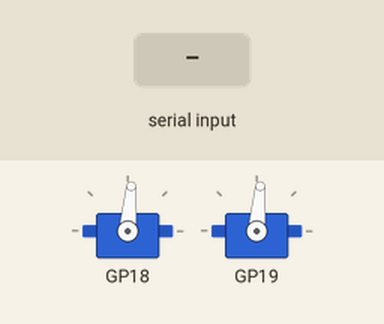
Recording of a program running on a simulated Raspberry Pi Pico running MicroPython. Parts: 2 × servo. The inputs (shaded band) are chosen by the test bench. Servo angles are drawn from the pulse width (0.5 ms = 0°, 2.5 ms = 180°); what the program prints to the serial console is not drawn.

Above: at 1.2 s.
1.3 s: "fl" typed at the serial console, then Enter
At 1.8 s:
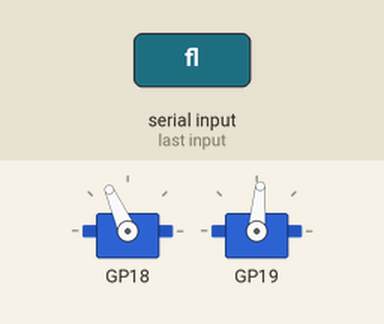
2.8 s: "fr" typed at the serial console, then Enter
At 4.0 s:
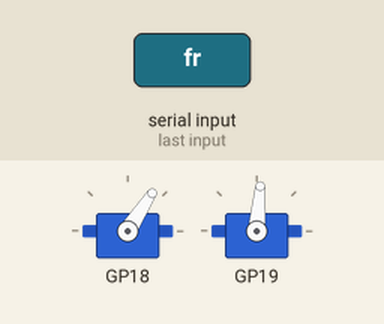
4.3 s: "fu" typed at the serial console, then Enter
At 5.3 s:
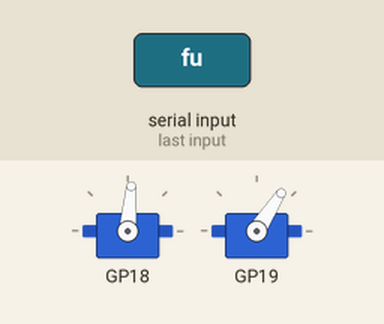
5.8 s: "fd" typed at the serial console, then Enter
At 6.4 s:
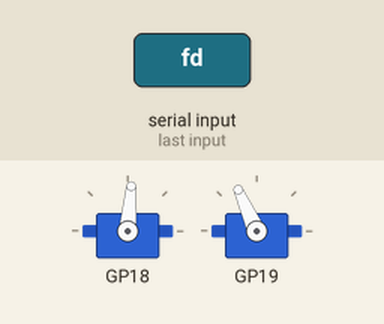
7.3 s: "flu" typed at the serial console, then Enter
At 7.6 s:
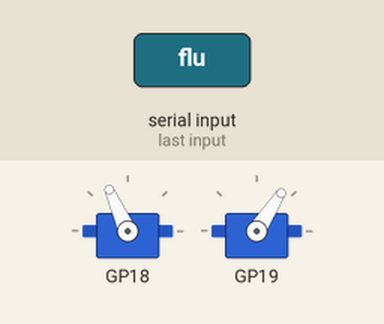
8.8 s: "fru" typed at the serial console, then Enter
At 9.9 s:
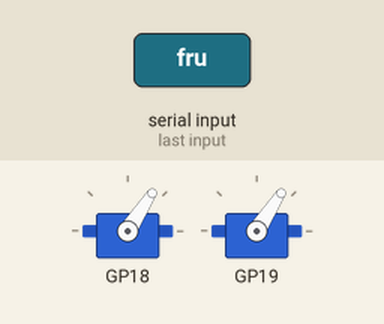
Timing chart, 0 to 11.3 s (numbered marks = the images above; inputs shaded):
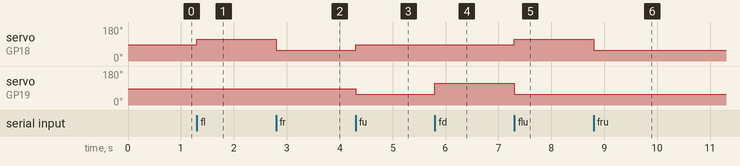

Measured:
- after the input at 1.3 s, servo on GP18: 85° → 114° at once
- after the input at 2.8 s, servo on GP18: 114° → 57° at once
- after the input at 4.3 s, servo on GP18: 57° → 85° at once; servo on GP19: 85° → 57° at once
- after the input at 5.8 s, servo on GP19: 57° → 114° at once
- after the input at 7.3 s, servo on GP18: 85° → 114° at once; servo on GP19: 114° → 57° at once
- after the input at 8.8 s, servo on GP18: 114° → 57° at once

The program:

12_servo_06.py
```python
from servo_class import ServoMotor

servoLR=ServoMotor(18)
servoUD=ServoMotor(19)

servoLR.setAngle(90)
servoUD.setAngle(90)

cmd_menu = '''
    fl: face left
    fr: face right
    ff: face forward
    fu: face up
    fd: face down
    flu: face left upward
    fru: face right upward
    fld: face left down
    frd: face right down
    >> '''
while True:
    cmd = input(cmd_menu)
    print(cmd)

    if cmd=='fl':
        servoLR.setAngle(120)
        servoUD.setAngle(90)
    elif cmd=='fr':
        servoLR.setAngle(60)
        servoUD.setAngle(90)
    elif cmd=='ff':
        servoLR.setAngle(90)
        servoUD.setAngle(90)
    elif cmd=='fu':
        servoLR.setAngle(90)
        servoUD.setAngle(60)
    elif cmd=='fd':
        servoLR.setAngle(90)
        servoUD.setAngle(120)
    elif cmd=='flu':
        servoLR.setAngle(120)
        servoUD.setAngle(60)
    elif cmd=='fru':
        servoLR.setAngle(60)
        servoUD.setAngle(60)
    elif cmd=='fld':
        servoLR.setAngle(120)
        servoUD.setAngle(120)
    elif cmd=='frd':
        servoLR.setAngle(60)
        servoUD.setAngle(120)


        
```

servo_class.py
```python
from machine import Pin,PWM
class ServoMotor:
    MIN_ANGLE = 1600                              # 서보모터가 0도일 때의 PWM 값
    MAX_ANGLE = 7900                              # 서보모터가 180도일 때의 PWM 값
    MID_ANGLE = (MIN_ANGLE + MAX_ANGLE) // 2      # 서보모터가 90도일 때의 PWM 값
    DEGREE_1 = (MAX_ANGLE - MIN_ANGLE) // 180     # 1도에 해당하는 PWM값 증가량 (7900-1600)//180=35

    def __init__(self,pwm):
        self.pwm=PWM(Pin(pwm))
        self.pwm.freq(50)                         # 서보모터는 50Hz PWM 신호를 사용

    def setDutyCycle(self,position):
        self.pwm.duty_u16(position)

    def setAngle(self, angle):
        if 0<=int(angle)<=180:                    # 각도가 0 ~ 180 범위 내에 있는지 확인
            # 각도를 PWM 값으로 변환하여 듀티 사이클 설정
            self.setDutyCycle(self.MIN_ANGLE+self.DEGREE_1*angle)

if __name__=='__main__':
    import time
    servoMotor=ServoMotor(7)
    for i in range(3):
        for angle in range(0,180,1):
            servoMotor.setAngle(angle)
            time.sleep(0.01)
        for angle in range(180,00,-1):
            servoMotor.setAngle(angle)
            time.sleep(0.01)
    servoMotor.setAngle(90)
```
